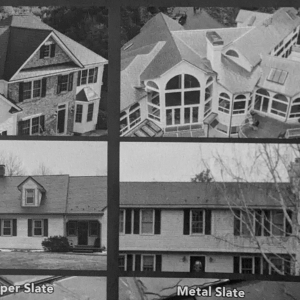
#> input picture pic1grey300.jpg, 300 x 300 px
$ python gaussian_edge_detection.py
#> lines starting #> are read from the running program, lines starting #| are printed output that depends on the picture
#> the answer given: 100
"""
Manual Gaussian Smoothing and Edge Detection (No built-in filtering)
Author: [Your Name]
Date: [Date]
Description:
    This program smooths an image using a separable 1D Gaussian filter
    (first rows, then columns), then computes gradient magnitude and
    thresholds it to mark edge pixels.
"""

from PIL import Image
import numpy as np
import math


# ------------------ Read Grayscale Image ------------------
def read_image(filename, N):
#> called with filename = 'pic1grey300.jpg', N = 100
    img = Image.open(filename).convert("L")
#> img is the input picture: PIL image 300x300 L; min 5, max 222, mean 114.1
    img = img.resize((N, N))
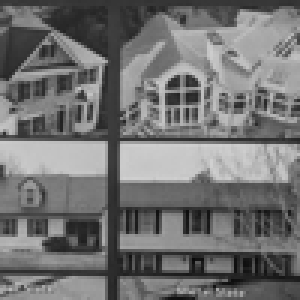
#> img: PIL image 100x100 L (shown 3 times larger); min 9, max 208, mean 114.2
    f = np.array(img, dtype=float)
    print(f"Loaded image {filename} with shape {f.shape}")
#| Loaded image pic1grey300.jpg with shape (100, 100)
    return f


# ------------------ 1D Gaussian Filter ------------------
def gaussian_1d_filter(M, sigma):
    g = np.zeros(M, dtype=float)
    center = (M - 1) // 2
    s = 0.0
    for k in range(M):
        g[k] = math.exp(-((k - center) ** 2) / (2 * sigma * sigma))
        s += g[k]
    g /= s  # normalize so sum(g) = 1
    print(f"Generated 1D Gaussian filter (σ={sigma}) -> sum={np.sum(g):.4f}")
    return g


# ------------------ Row-wise Smoothing ------------------
def smooth_rows(f, g, N, M):
    h1 = np.copy(f)
    offset = (M - 1) // 2

    for i in range(N):
        for j in range(offset, N - offset):
            s = 0.0
            for k in range(M):
                s += g[k] * f[i, j - (k - offset)]
            h1[i, j] = s
    return h1


# ------------------ Column-wise Smoothing ------------------
def smooth_cols(h1, g, N, M):
    h2 = np.copy(h1)
    offset = (M - 1) // 2

    for j in range(N):
        for i in range(offset, N - offset):
            s = 0.0
            for k in range(M):
                s += g[k] * h1[i - (k - offset), j]
            h2[i, j] = s
    return h2


# ------------------ Gradient Magnitude ------------------
def compute_gradient(h, N):
    hx = np.zeros((N, N), dtype=float)
    hy = np.zeros((N, N), dtype=float)
    grad = np.zeros((N, N), dtype=float)

    for i in range(N - 1):
        for j in range(N - 1):
            hx[i, j] = h[i + 1, j] - h[i, j]
            hy[i, j] = h[i, j + 1] - h[i, j]
            grad[i, j] = math.sqrt(hx[i, j] ** 2 + hy[i, j] ** 2)
    return grad


# ------------------ Thresholding ------------------
def threshold_edges(grad, N, thresh):
    edge = np.zeros((N, N), dtype=float)
    for i in range(1, N - 1):
        for j in range(1, N - 1):
            if grad[i, j] > thresh:
                edge[i, j] = 255
            else:
                edge[i, j] = 0
    return edge


# ------------------ Save Image ------------------
def save_image(arr, filename):
    arr = np.clip(arr, 0, 255)
    img_out = Image.fromarray(arr.astype(np.uint8))
    img_out.save(filename)
    print(f"Saved {filename}")


# ------------------ Main Program ------------------
def main():
    print("===== Gaussian Smoothing + Edge Detection =====")
    filename = "pic1grey300.jpg"
    N = int(input("Enter image size N (e.g. 300): ").strip())
    M = 9  # fixed filter size as per problem

    f = read_image(filename, N)

    # Try multiple sigma and threshold values
    sigmas = [1.0, 2.0, 3.0]
    thresholds = [20, 30, 40, 50]

    for sigma in sigmas:
        g = gaussian_1d_filter(M, sigma)
        print(f"\nApplying Gaussian smoothing with σ={sigma}...")
        h1 = smooth_rows(f, g, N, M)
        h2 = smooth_cols(h1, g, N, M)

        grad = compute_gradient(h2, N)

        for thresh in thresholds:
            print(f"Computing edges for σ={sigma}, threshold={thresh}...")
            edge = threshold_edges(grad, N, thresh)
            out_name = f"edges_sigma{sigma}_th{thresh}.png"
            save_image(edge, out_name)
#> this loop made 3 passes
#> pass 1, in main, `grad = compute_gradient(h2, N)`:
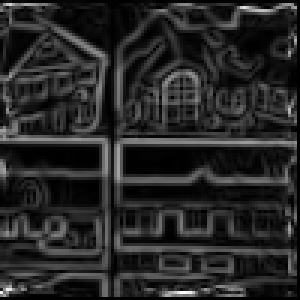
#> grad: shape (100, 100) float64 (shown 3 times larger); min 0, max 84.26, mean 13; drawn with min black and max white
#> pass 1, in save_image, `img_out = Image.fromarray(arr.astype(np.uint8))`:
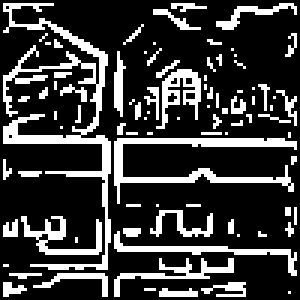
#> img_out: PIL image 100x100 L (shown 3 times larger); 22.8% white in thin lines or dots
#> after the loop:
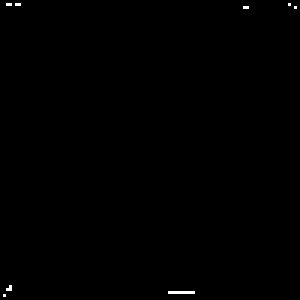
#> edge: shape (100, 100) float64 (shown 3 times larger); 0.21% white in thin lines or dots
#> after the loop:
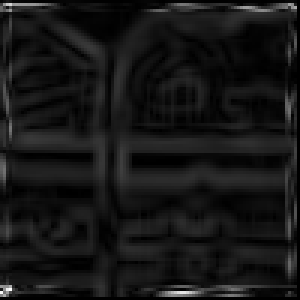
#> grad: shape (100, 100) float64 (shown 3 times larger); min 0, max 82.96, mean 7.3; drawn with min black and max white
#> after the loop:
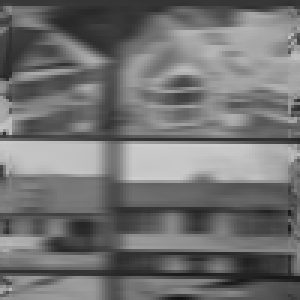
#> h1: shape (100, 100) float64 (shown 3 times larger); min 19.25, max 206.3, mean 114.1
#> after the loop:
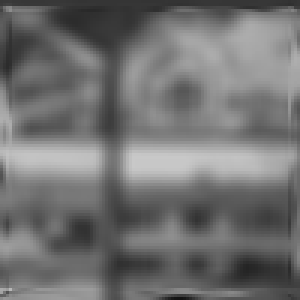
#> h2: shape (100, 100) float64 (shown 3 times larger); min 19.25, max 200.7, mean 114

    print("\nProcessing complete. Check output images for edges.")


if __name__ == "__main__":
    main()
